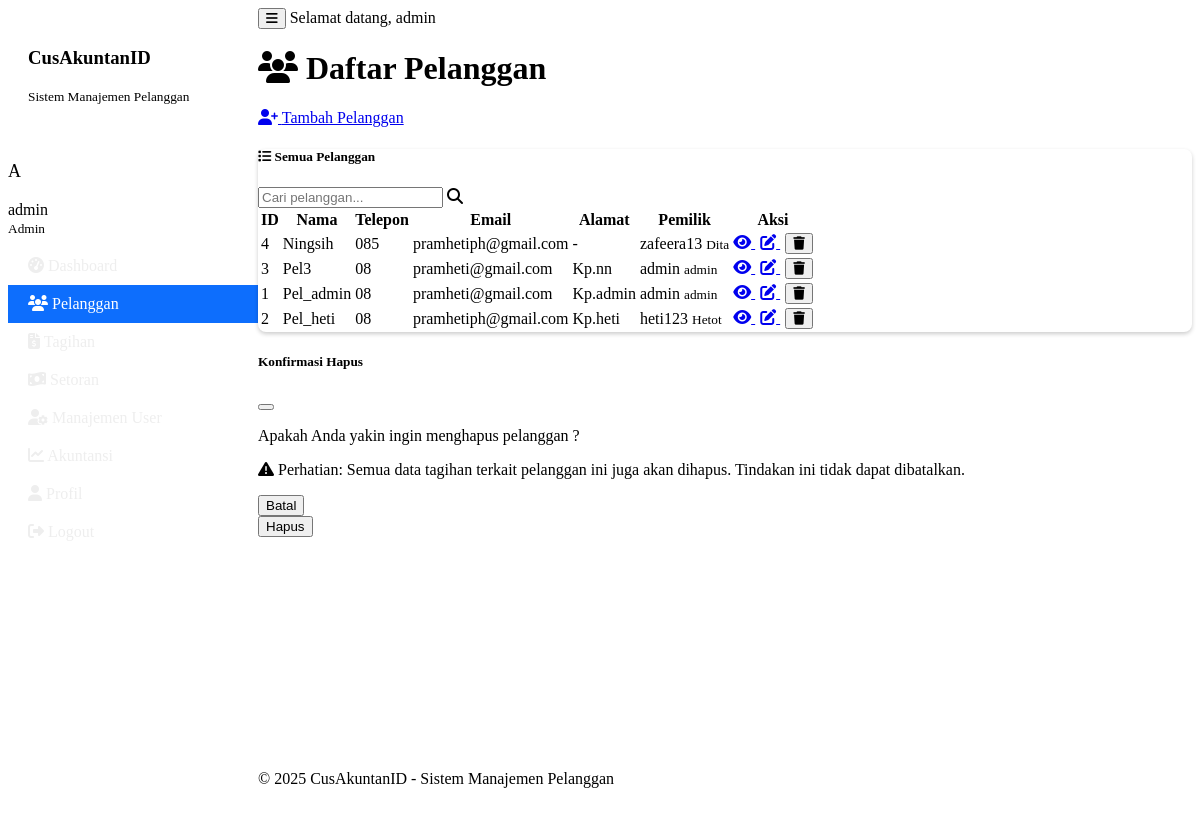
Page /pelanggan (signed in) on the earlier database version.
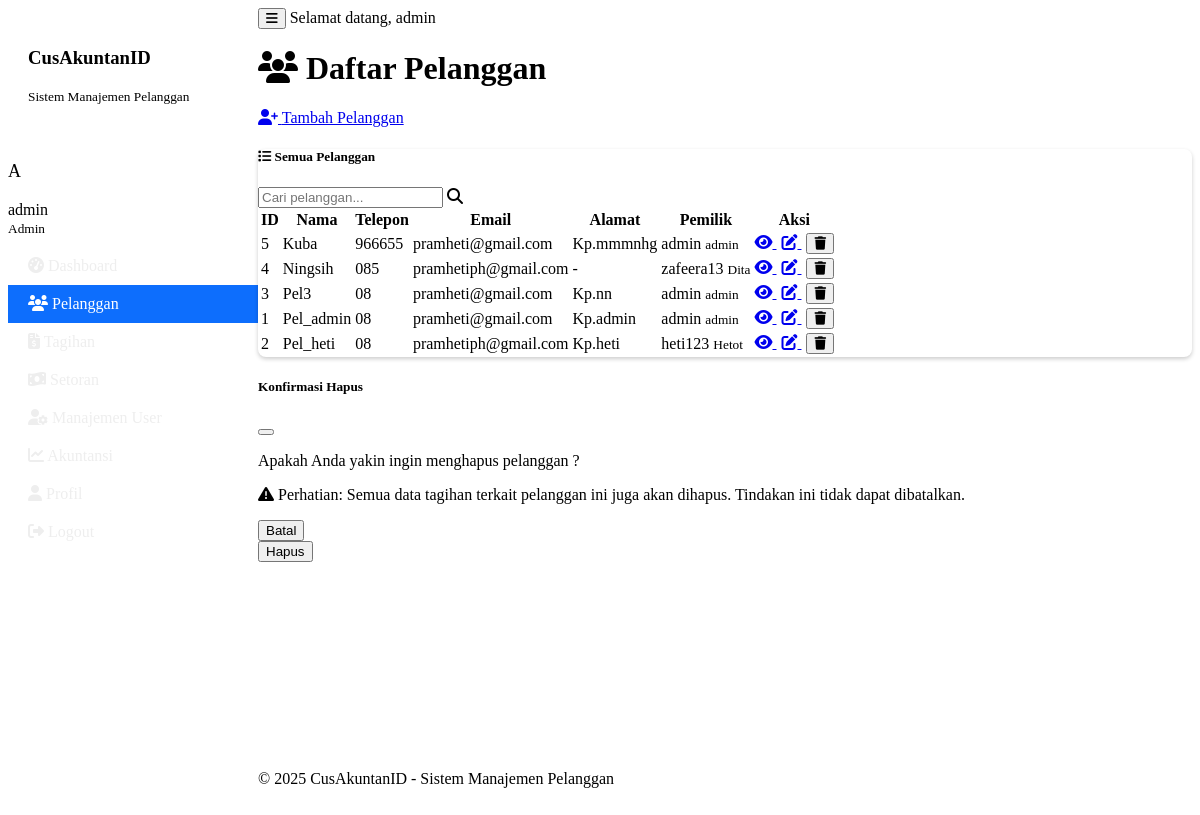
Same page on the later database version.
### tables this page shows
CREATE TABLE pelanggan (
            id INTEGER PRIMARY KEY,
            nama TEXT NOT NULL,
            telepon TEXT,
            email TEXT,
            alamat TEXT,
            latitude REAL,
            longitude REAL,
            dibuat_pada TEXT,
            user_id INTEGER
        );

CREATE TABLE pengguna (
            id INTEGER PRIMARY KEY,
            username TEXT UNIQUE NOT NULL,
            password_hash TEXT NOT NULL,
            nama_lengkap TEXT,
            email TEXT,
            level TEXT DEFAULT 'user',
            dibuat_pada TEXT
        );

### main.py (the view)
    def decorated_function(*args, **kwargs):
        if 'user' not in session:
            flash('Anda perlu login terlebih dahulu.', 'warning')
            return redirect(url_for('login'))
        return f(*args, **kwargs)

### main.py (called while the page is built)
@app.context_processor
def inject_now():
    return {'now': datetime.datetime.now()}

def login_required(f):
    def decorated_function(*args, **kwargs):
        if 'user' not in session:
            flash('Anda perlu login terlebih dahulu.', 'warning')
            return redirect(url_for('login'))
        return f(*args, **kwargs)
    decorated_function.__name__ = f.__name__
    return decorated_function

@app.route('/pelanggan')
@login_required
def pelanggan_list():
    user_id = session['user']['id']
    is_admin = session['user']['level'] == 'admin'
    if is_admin:
        pelanggan = sistem_manajemen.dapatkan_semua_pelanggan()
    else:
        pelanggan = sistem_manajemen.dapatkan_semua_pelanggan(user_id)
    return render_template('pelanggan_list.html', pelanggan=pelanggan)

    def get_connection(self):
        return sqlite3.connect(self.db_path)

### templates/pelanggan_list.html (shortened to what the changed rows need)
{% extends "base.html" %}
{% block content %}
<div class="container">
    <div class="d-flex justify-content-between align-items-center mb-4">
        <h1><i class="fas fa-users me-2"></i> Daftar Pelanggan</h1>
    </div>
    <div class="card">
        <div class="card-body">
            {% if pelanggan %}
                <div class="table-responsive">
                    <table class="table table-striped table-hover" id="pelangganTable">
                        <thead>
                            <tr>
                                <th>ID</th>
                                <th>Nama</th>
                                <th>Telepon</th>
                                <th>Email</th>
                                <th>Alamat</th>
                                {% if session.user.level == 'admin' %}
                                <th>Pemilik</th>
                                {% endif %}
                                <th>Aksi</th>
                            </tr>
                        </thead>
                        <tbody>
                            {% for p in pelanggan %}
                            <tr>
                                <td>{{ p[0] }}</td>
                                <td>{{ p[1] }}</td>
                                <td>{{ p[2] or '-' }}</td>
                                <td>{{ p[3] or '-' }}</td>
                                <td>{{ p[4] or '-' }}</td>
                                {% if session.user.level == 'admin' %}
                                <td>
                                    {% if p[9] %}
                                        <span class="badge bg-primary">{{ p[9] }}</span>
                                        {% if p[10] %}
                                        <small class="d-block text-muted">{{ p[10] }}</small>
                                        {% endif %}
                                    {% else %}
                                        <span class="badge bg-secondary">Tidak ada</span>
                                    {% endif %}
                                </td>
                                {% endif %}
                                <td>
                                    <a href="{{ url_for('detail_pelanggan', pelanggan_id=p[0]) }}" class="btn btn-sm btn-info" title="Lihat Detail">
                                        <i class="fas fa-eye"></i>
                                    </a>
                                    <a href="{{ url_for('edit_pelanggan', pelanggan_id=p[0]) }}" class="btn btn-sm btn-primary" title="Edit">
                                        <i class="fas fa-edit"></i>
                                    </a>
                                    {% if session.user.level == 'admin' %}
                                    <button type="button" class="btn btn-sm btn-danger delete-pelanggan-btn"
                                        data-bs-toggle="modal"
                                        data-bs-target="#deletePelangganModal"
                                        data-id="{{ p[0] }}"
                                        data-nama="{{ p[1] }}"
                                        title="Hapus">
                                        <i class="fas fa-trash"></i>
                                    </button>
                                    {% endif %}
                                </td>
                            </tr>
                            {% endfor %}
                        </tbody>
                    </table>
                </div>
            {% else %}
                <div class="alert alert-info">
                    <i class="fas fa-info-circle me-2"></i> Belum ada data pelanggan. Silakan tambahkan pelanggan baru.
                </div>
            {% endif %}
        </div>
    </div>
</div>
{% endblock %}

Differences in the rows shown:
added pelanggan: id "5", nama "Kuba", telepon "966655", email "pramheti@gmail.com", alamat "Kp.mmmnhg", username "admin", nama_lengkap "admin"
